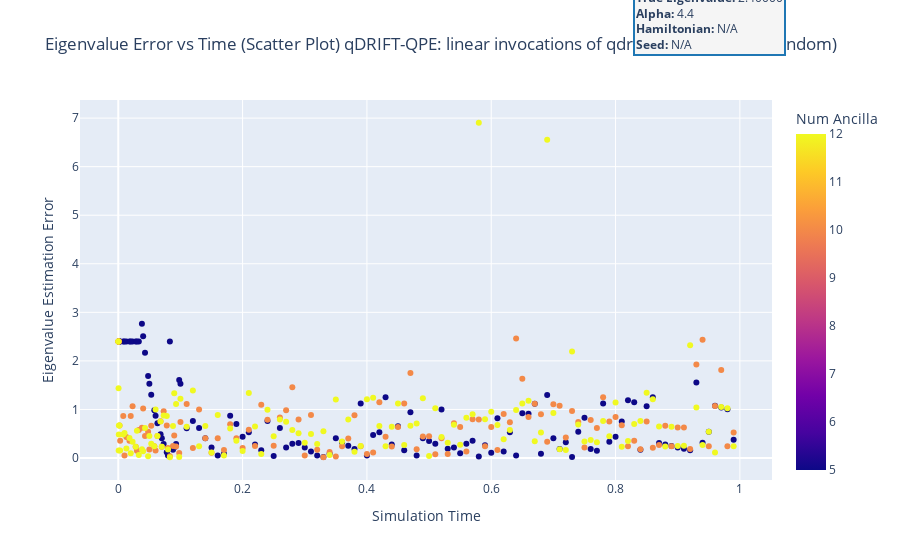
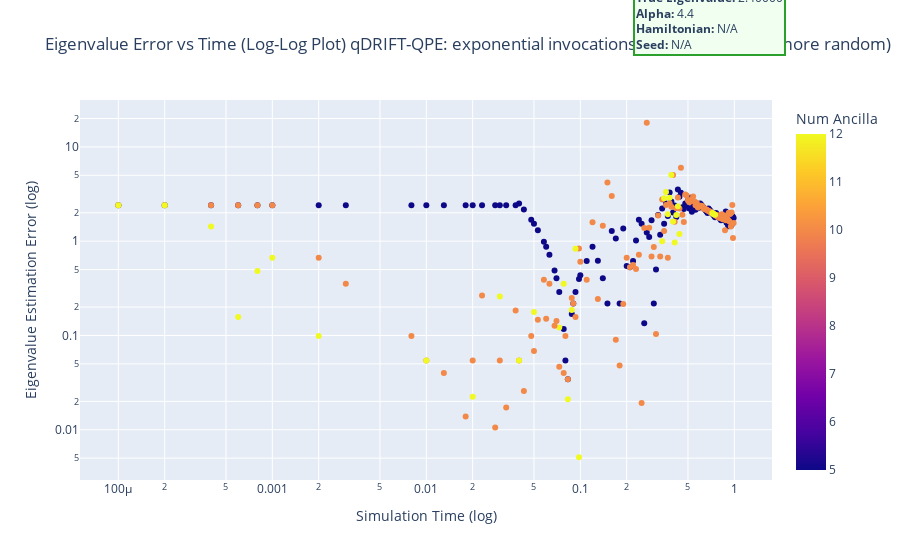

Notebook code for these charts, in order:
### Code cell
linear_invocations_more_random = qdrift_qpe_df_more_random[qdrift_qpe_df_more_random["QDRIFT Implementation"] == "linear invocations of qdrift channel"]
plot_error_vs_time(linear_invocations_more_random, "qDRIFT-QPE: linear invocations of qdrift channel (more random)", exact_eigenvalue)
loglog_error_vs_time(exponential_invocations_more_random, "qDRIFT-QPE: exponential invocations of qdrift channel (more random)", exact_eigenvalue)

### Figure 1 — Plotly figure (JSON) as saved in the notebook; plotly's stock layout.template omitted (floating-point values rounded to 4 significant figures; data arrays with more than 128 entries replaced by an {"elided": "..."} marker saying what was removed)
{"data": [{"hovertemplate": "Time=%{x}<br>Error=%{y}<br>Num Ancilla=%{marker.color}<extra></extra>", "legendgroup": "", "marker": {"color": {"elided": "375 int values"}, "coloraxis": "coloraxis", "symbol": "circle"}, "mode": "markers", "name": "", "orientation": "v", "showlegend": false, "type": "scatter", "x": {"elided": "375 float values"}, "xaxis": "x", "y": {"elided": "375 float values"}, "yaxis": "y"}], "layout": {"annotations": [{"align": "left", "bgcolor": "#f5f5f5", "bordercolor": "#1f77b4", "borderwidth": 2, "font": {"size": 12}, "showarrow": false, "text": "<b>True Eigenvalue:</b> 2.40000<br><b>Alpha:</b> 4.4<br><b>Hamiltonian:</b> N/A<br><b>Seed:</b> N/A", "x": 1.02, "xref": "paper", "y": 1.3, "yref": "paper"}], "coloraxis": {"colorbar": {"title": {"text": "Num Ancilla"}}, "colorscale": [[0, "#0d0887"], [0.1111, "#46039f"], [0.2222, "#7201a8"], [0.3333, "#9c179e"], [0.4444, "#bd3786"], [0.5556, "#d8576b"], [0.6667, "#ed7953"], [0.7778, "#fb9f3a"], [0.8889, "#fdca26"], [1, "#f0f921"]]}, "legend": {"title": {"text": "Number of Ancilla Qubits"}, "tracegroupgap": 0}, "margin": {"r": 120}, "title": {"text": "Eigenvalue Error vs Time (Scatter Plot) qDRIFT-QPE: linear invocations of qdrift channel (more random)"}, "xaxis": {"anchor": "y", "domain": [0, 1], "title": {"text": "Simulation Time"}}, "yaxis": {"anchor": "x", "domain": [0, 1], "title": {"text": "Eigenvalue Estimation Error"}}}}

### Figure 2 — Plotly figure (JSON) as saved in the notebook; plotly's stock layout.template omitted (floating-point values rounded to 4 significant figures; data arrays with more than 128 entries replaced by an {"elided": "..."} marker saying what was removed)
{"data": [{"hovertemplate": "Time=%{x}<br>Error=%{y}<br>Num Ancilla=%{marker.color}<extra></extra>", "legendgroup": "", "marker": {"color": {"elided": "287 int values"}, "coloraxis": "coloraxis", "symbol": "circle"}, "mode": "markers", "name": "", "orientation": "v", "showlegend": false, "type": "scatter", "x": {"elided": "287 float values"}, "xaxis": "x", "y": {"elided": "287 float values"}, "yaxis": "y"}], "layout": {"annotations": [{"align": "left", "bgcolor": "#f0fff0", "bordercolor": "#2ca02c", "borderwidth": 2, "font": {"size": 12}, "showarrow": false, "text": "<b>True Eigenvalue:</b> 2.40000<br><b>Alpha:</b> 4.4<br><b>Hamiltonian:</b> N/A<br><b>Seed:</b> N/A", "x": 1.02, "xref": "paper", "y": 1.3, "yref": "paper"}], "coloraxis": {"colorbar": {"title": {"text": "Num Ancilla"}}, "colorscale": [[0, "#0d0887"], [0.1111, "#46039f"], [0.2222, "#7201a8"], [0.3333, "#9c179e"], [0.4444, "#bd3786"], [0.5556, "#d8576b"], [0.6667, "#ed7953"], [0.7778, "#fb9f3a"], [0.8889, "#fdca26"], [1, "#f0f921"]]}, "legend": {"title": {"text": "Number of Ancilla Qubits"}, "tracegroupgap": 0}, "margin": {"r": 120}, "title": {"text": "Eigenvalue Error vs Time (Log-Log Plot) qDRIFT-QPE: exponential invocations of qdrift channel (more random)"}, "xaxis": {"anchor": "y", "domain": [0, 1], "title": {"text": "Simulation Time (log)"}, "type": "log"}, "yaxis": {"anchor": "x", "domain": [0, 1], "title": {"text": "Eigenvalue Estimation Error (log)"}, "type": "log"}}}
